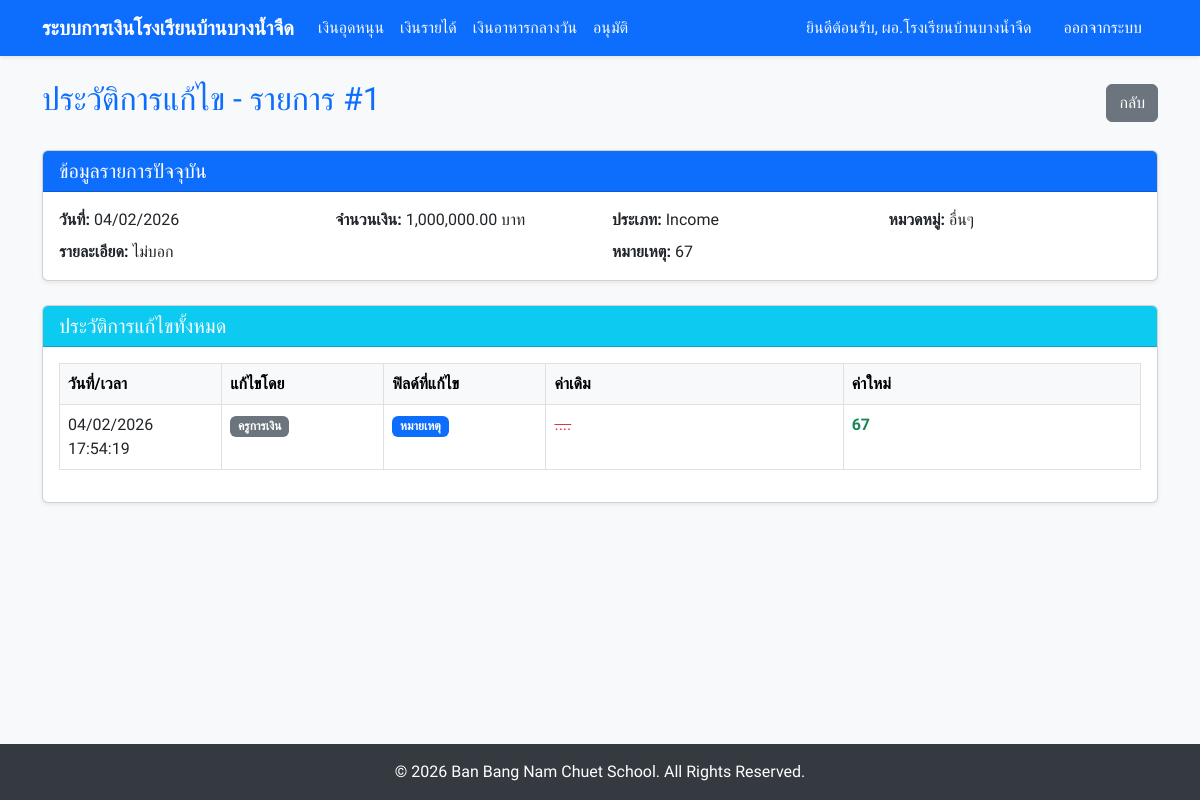
Page /ledger/history/1 (signed in) on the committed database.
### models.py (models this page shows)
class User(UserMixin, db.Model):
    id = db.Column(db.Integer, primary_key=True)
    username = db.Column(db.String(150), unique=True, nullable=False)
    name = db.Column(db.String(150), nullable=True) # NEW: Thai name
    password_hash = db.Column(db.String(256), nullable=False)
    role = db.Column(db.String(20), nullable=False)  # 'teacher', 'director', 'finance'

class LedgerEntry(db.Model):
    id = db.Column(db.Integer, primary_key=True)
    date = db.Column(db.Date, nullable=False, default=datetime.utcnow)
    amount = db.Column(db.Float, nullable=False)
    description = db.Column(db.String(255), nullable=True)
    note = db.Column(db.String(255), nullable=True)
    ledger_type = db.Column(db.String(50), nullable=False) # 'Subsidy', 'Income', 'Lunch'
    category = db.Column(db.String(100), nullable=False)
    transaction_type = db.Column(db.String(20), nullable=False) # 'Income', 'Expense'
    expense_request_id = db.Column(db.Integer, db.ForeignKey('expense_request.id'), nullable=True)
    created_by_id = db.Column(db.Integer, db.ForeignKey('user.id'), nullable=True)
    created_at = db.Column(db.DateTime, default=datetime.utcnow)
    expense_request = db.relationship('ExpenseRequest', backref=db.backref('ledger_entry', uselist=False))
    created_by = db.relationship('User', foreign_keys=[created_by_id])

class LedgerEntryHistory(db.Model):
    id = db.Column(db.Integer, primary_key=True)
    ledger_entry_id = db.Column(db.Integer, db.ForeignKey('ledger_entry.id'), nullable=False)
    edited_by_id = db.Column(db.Integer, db.ForeignKey('user.id'), nullable=False)
    edited_at = db.Column(db.DateTime, default=datetime.utcnow, nullable=False)
    field_name = db.Column(db.String(50), nullable=False)  # e.g., 'amount', 'description'
    old_value = db.Column(db.String(500))
    new_value = db.Column(db.String(500))
    ledger_entry = db.relationship('LedgerEntry', backref='history')
    edited_by = db.relationship('User', foreign_keys=[edited_by_id])

### app.py (the view)
@app.route('/ledger/history/<int:entry_id>')
@login_required
def ledger_history(entry_id):
    if current_user.role not in ['finance', 'director']:
        flash('คุณไม่มีสิทธ์เข้าถึงหน้านี้', 'danger')
        return redirect(url_for('index'))
    entry = LedgerEntry.query.get_or_404(entry_id)
    history = LedgerEntryHistory.query.filter_by(
        ledger_entry_id=entry_id
    ).order_by(LedgerEntryHistory.edited_at.desc()).all()
    type_map = {
        'Subsidy': 'subsidy',
        'Income': 'income',
        'Lunch': 'lunch'
    }
    ledger_type_url = type_map.get(entry.ledger_type, 'subsidy')
    return render_template('ledger_history.html', entry=entry, history=history, ledger_type_url=ledger_type_url)

### app.py (called while the page is built)
@app.context_processor
def utility_processor():
    return dict(role_names_th=ROLE_NAMES_TH)

@login_manager.user_loader
def load_user(user_id):
    return User.query.get(int(user_id))

### templates/ledger_history.html
{% extends "base.html" %}
{% block content %}
<div class="row">
    <div class="col-12">
        <div class="d-flex justify-content-between align-items-center mb-4">
            <h2 class="text-primary">ประวัติการแก้ไข - รายการ #{{ entry.id }}</h2>
            <a href="{{ url_for('ledger_view', type=ledger_type_url) }}" class="btn btn-secondary">กลับ</a>
        </div>
        <div class="card shadow-sm mb-4">
            <div class="card-header bg-primary text-white">
                <h5 class="mb-0">ข้อมูลรายการปัจจุบัน</h5>
            </div>
            <div class="card-body">
                <div class="row">
                    <div class="col-md-3">
                        <strong>วันที่:</strong> {{ entry.date.strftime('%d/%m/%Y') }}
                    </div>
                    <div class="col-md-3">
                        <strong>จำนวนเงิน:</strong> {{ "{:,.2f}".format(entry.amount) }} บาท
                    </div>
                    <div class="col-md-3">
                        <strong>ประเภท:</strong> {{ entry.transaction_type }}
                    </div>
                    <div class="col-md-3">
                        <strong>หมวดหมู่:</strong> {{ entry.category }}
                    </div>
                </div>
                <div class="row mt-2">
                    <div class="col-md-6">
                        <strong>รายละเอียด:</strong> {{ entry.description or '-' }}
                    </div>
                    <div class="col-md-6">
                        <strong>หมายเหตุ:</strong> {{ entry.note or '-' }}
                    </div>
                </div>
            </div>
        </div>
        <div class="card shadow-sm">
            <div class="card-header bg-info text-white">
                <h5 class="mb-0">ประวัติการแก้ไขทั้งหมด</h5>
            </div>
            <div class="card-body">
                {% if history %}
                <div class="table-responsive">
                    <table class="table table-hover table-bordered">
                        <thead class="table-light">
                            <tr>
                                <th style="width: 15%">วันที่/เวลา</th>
                                <th style="width: 15%">แก้ไขโดย</th>
                                <th style="width: 15%">ฟิลด์ที่แก้ไข</th>
                                <th style="width: 27.5%">ค่าเดิม</th>
                                <th style="width: 27.5%">ค่าใหม่</th>
                            </tr>
                        </thead>
                        <tbody>
                            {% for h in history %}
                            <tr>
                                <td>{{ h.edited_at.strftime('%d/%m/%Y %H:%M:%S') }}</td>
                                <td>
                                    <span class="badge bg-secondary">{{ h.edited_by.name or h.edited_by.username
                                        }}</span>
                                </td>
                                <td>
                                    {% if h.field_name == 'amount' %}
                                    <span class="badge bg-warning text-dark">จำนวนเงิน</span>
                                    {% elif h.field_name == 'description' %}
                                    <span class="badge bg-info">รายละเอียด</span>
                                    {% elif h.field_name == 'note' %}
                                    <span class="badge bg-primary">หมายเหตุ</span>
                                    {% else %}
                                    <span class="badge bg-secondary">{{ h.field_name }}</span>
                                    {% endif %}
                                </td>
                                <td>
                                    <span class="text-danger text-decoration-line-through">
                                        {{ h.old_value or '-' }}
                                    </span>
                                </td>
                                <td>
                                    <span class="text-success fw-bold">
                                        {{ h.new_value or '-' }}
                                    </span>
                                </td>
                            </tr>
                            {% endfor %}
                        </tbody>
                    </table>
                </div>
                {% else %}
                <div class="alert alert-info">
                    <i class="bi bi-info-circle"></i> ไม่มีประวัติการแก้ไข - รายการนี้ยังไม่เคยถูกแก้ไข
                </div>
                {% endif %}
            </div>
        </div>
    </div>
</div>
<link rel="stylesheet" href="https://cdn.jsdelivr.net/npm/bootstrap-icons@1.11.0/font/bootstrap-icons.css">
{% endblock %}

### templates/base.html (shortened to what this page needs)
<!DOCTYPE html>
<html lang="th">
<head>
    <link href="https://cdn.jsdelivr.net/npm/bootstrap@5.3.0/dist/css/bootstrap.min.css" rel="stylesheet">
</head>
<body class="d-flex flex-column min-vh-100">
    <nav class="navbar navbar-expand-lg navbar-dark bg-primary shadow-sm">
        <div class="container">
            <a class="navbar-brand" href="{{ url_for('index') }}">ระบบการเงินโรงเรียนบ้านบางน้ำจืด</a>
            <div class="collapse navbar-collapse" id="navbarNav">
                <ul class="navbar-nav me-auto">
                    {% if current_user.is_authenticated %}
                    {% if current_user.role in ['finance', 'director'] %}
                    <li class="nav-item">
                        <a class="nav-link text-light"
                            href="{{ url_for('ledger_view', type='subsidy') }}">เงินอุดหนุน</a>
                    </li>
                    <li class="nav-item">
                        <a class="nav-link text-light" href="{{ url_for('ledger_view', type='income') }}">เงินรายได้</a>
                    </li>
                    <li class="nav-item">
                        <a class="nav-link text-light"
                            href="{{ url_for('ledger_view', type='lunch') }}">เงินอาหารกลางวัน</a>
                    </li>
                    {% endif %}
                    {% if current_user.role == 'director' %}
                    <li class="nav-item">
                        <a class="nav-link text-light" href="{{ url_for('approve_page') }}">อนุมัติ</a>
                    </li>
                    {% endif %}
                    {% endif %}
                </ul>
                <ul class="navbar-nav ms-auto">
                    {% if current_user.is_authenticated %}
                    <li class="nav-item">
                        <span class="nav-link text-light">ยินดีต้อนรับ, {{ current_user.name or
                            role_names_th.get(current_user.role, current_user.username) }}</span>
                    </li>
                    <li class="nav-item">
                        <a class="nav-link btn btn-danger btn-sm text-white ms-2 px-3"
                            href="{{ url_for('logout') }}">ออกจากระบบ</a>
                    </li>
                    {% endif %}
                </ul>
            </div>
        </div>
    </nav>
    <div class="container mt-4 mb-4">
        {% block content %}{% endblock %}
    </div>
    <footer class="footer mt-auto">
        <div class="container">
            <span>&copy; 2026 Ban Bang Nam Chuet School. All Rights Reserved.</span>
        </div>
    </footer>
</body>
</html>

### templates/base.html (style rules this page uses)
body { font-family: 'Sarabun', sans-serif; background-color: #f8f9fa; }
.navbar-brand { font-weight: 700; }
.footer { margin-top: auto; background-color: #343a40; color: white; padding: 1rem 0; text-align: center; }

### rows in the picture
User: name "ผอ.โรงเรียนบ้านบางน้ำจืด"
LedgerEntry: id "1", date "04/02/2026", amount "1,000,000.00", transaction_type "Income", category "อื่นๆ", description "ไม่บอก", note "67"
LedgerEntryHistory: edited_at "04/02/2026 17:54:19", edited_by "ครูการเงิน", field_name "หมายเหตุ", old_value "....", new_value "67"
